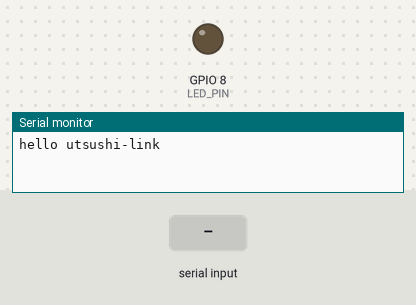
Bench run of a sketch on a simulated ESP32-C3. Parts: output pins drawn as LEDs (lit = HIGH), the last lines printed to the serial monitor. Inputs (shaded band) come from the test bench.

Above: at 1.4 s.
1.5 s: "led\n" received over Serial
At 1.9 s:
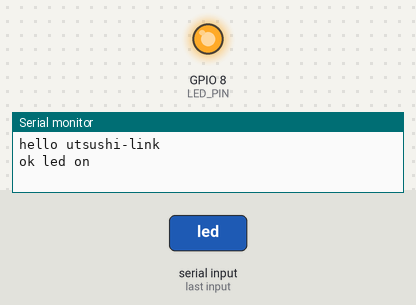
3.0 s: "ping 1\n" received over Serial
4.5 s: "info 1\n" received over Serial
Timing chart, 0 to 7.5 s (numbered marks = the images above; inputs shaded):
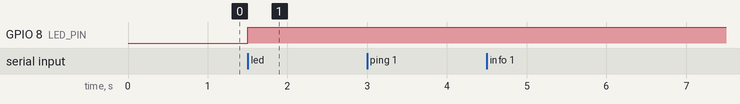

Measured:
- after the input at 1.5 s, GPIO 8 (LED_PIN): LOW → HIGH at once

The sketch:

utsushi-link.ino
```cpp
// UTSUSHI-LINK — firmware for any ESP32 board, so the DEVICES panel in UTSUSHI Space can drive it.
//
// Plug the board into the PC, flash this, then in the space open DEVICES (機器), pick the port and
// press connect. One command per line at 115200 baud; every reply is one line too:
//
//   ping                  -> pong
//   info                  -> info board=<name> fw=utsushi-link/1.0 caps=...
//   led on|off|toggle     -> ok led on|off      (the on-board LED)
//   rgb <r> <g> <b>       -> ok rgb ...         (the on-board RGB LED, if the board has one)
//   pin <n> high|low      -> ok pin <n> high    (any free GPIO)
//   read <n>              -> val <n> 0|1        (digital input with pull-up)
//   aread <n>             -> aval <n> <0..4095> (analog input)
//   pwm <n> <0..255>      -> ok pwm <n> <duty>
//   beep <hz> <ms>        -> ok beep            (needs BUZZER_PIN below)
//   print <text>          -> ok print           (echoed back, handy for testing)
//   help                  -> the list above
//
// Board choices for arduino-cli: esp32:esp32:esp32 (classic), esp32:esp32:esp32s3, esp32:esp32:esp32c3 ...

#ifndef BUZZER_PIN
#define BUZZER_PIN -1  // set to the GPIO of a passive buzzer, e.g. 25
#endif

#if defined(LED_BUILTIN)
static const int LED_PIN = LED_BUILTIN;
#else
static const int LED_PIN = 2;  // most ESP32 dev boards
#endif

static const char *FW = "utsushi-link/1.0";
static bool ledOn = false;
static String line;

static void reply(const String &s) {
  Serial.println(s);
}

static void setLed(bool on) {
  ledOn = on;
  digitalWrite(LED_PIN, on ? HIGH : LOW);
}

static void setRgb(int r, int g, int b) {
#if defined(RGB_BUILTIN)
#if ESP_ARDUINO_VERSION_MAJOR >= 3
  rgbLedWrite(RGB_BUILTIN, r, g, b);
#else
  neopixelWrite(RGB_BUILTIN, r, g, b);
#endif
  reply("ok rgb " + String(r) + " " + String(g) + " " + String(b));
#else
  (void)r;
  (void)g;
  (void)b;
  reply("err this board has no RGB LED");
#endif
}

static String caps() {
  String c = "led,pin,read,aread,pwm,print";
#if defined(RGB_BUILTIN)
  c += ",rgb";
#endif
  if (BUZZER_PIN >= 0) c += ",beep";
  return c;
}

static void handle(String cmd) {
  cmd.trim();
  if (!cmd.length()) return;
  int sp = cmd.indexOf(' ');
  String op = sp < 0 ? cmd : cmd.substring(0, sp);
  String rest = sp < 0 ? "" : cmd.substring(sp + 1);
  rest.trim();
  op.toLowerCase();

  if (op == "ping") {
    reply("pong");
  } else if (op == "info") {
#if defined(ARDUINO_BOARD)
    String board = ARDUINO_BOARD;
#else
    String board = "esp32";
#endif
    board.replace(' ', '-');
    reply("info board=" + board + " fw=" + FW + " caps=" + caps());
  } else if (op == "help") {
    reply("cmds ping info led rgb pin read aread pwm beep print help");
  } else if (op == "led") {
    if (rest == "on") setLed(true);
    else if (rest == "off") setLed(false);
    else if (rest == "toggle" || rest == "") setLed(!ledOn);
    else return reply("err led on|off|toggle");
    reply(String("ok led ") + (ledOn ? "on" : "off"));
  } else if (op == "rgb") {
    int r = 0, g = 0, b = 0;
    if (sscanf(rest.c_str(), "%d %d %d", &r, &g, &b) != 3) return reply("err rgb <r> <g> <b>");
    setRgb(constrain(r, 0, 255), constrain(g, 0, 255), constrain(b, 0, 255));
  } else if (op == "pin") {
    int n = -1;
    char lvl[8] = {0};
    if (sscanf(rest.c_str(), "%d %7s", &n, lvl) != 2 || n < 0) return reply("err pin <n> high|low");
    bool high = String(lvl) == "high" || String(lvl) == "1";
    pinMode(n, OUTPUT);
    digitalWrite(n, high ? HIGH : LOW);
    reply("ok pin " + String(n) + (high ? " high" : " low"));
  } else if (op == "read") {
    int n = rest.toInt();
    pinMode(n, INPUT_PULLUP);
    reply("val " + String(n) + " " + String(digitalRead(n)));
  } else if (op == "aread") {
    int n = rest.toInt();
    reply("aval " + String(n) + " " + String(analogRead(n)));
  } else if (op == "pwm") {
    int n = -1, duty = 0;
    if (sscanf(rest.c_str(), "%d %d", &n, &duty) != 2 || n < 0) return reply("err pwm <n> <0..255>");
    analogWrite(n, constrain(duty, 0, 255));
    reply("ok pwm " + String(n) + " " + String(duty));
  } else if (op == "beep") {
    if (BUZZER_PIN < 0) return reply("err no buzzer (set BUZZER_PIN in the sketch)");
    int hz = 880, ms = 120;
    sscanf(rest.c_str(), "%d %d", &hz, &ms);
    tone(BUZZER_PIN, hz, ms);
    reply("ok beep");
  } else if (op == "print") {
    reply("ok print " + rest);
  } else {
    reply("err unknown command: " + op + " (try help)");
  }
}

void setup() {
  Serial.begin(115200);
  pinMode(LED_PIN, OUTPUT);
  setLed(false);
  delay(200);
  reply("hello utsushi-link");
}

void loop() {
  while (Serial.available()) {
    char c = (char)Serial.read();
    if (c == '\n' || c == '\r') {
      if (line.length()) handle(line);
      line = "";
    } else if (line.length() < 200) {
      line += c;
    }
  }
  delay(1);
}
```
